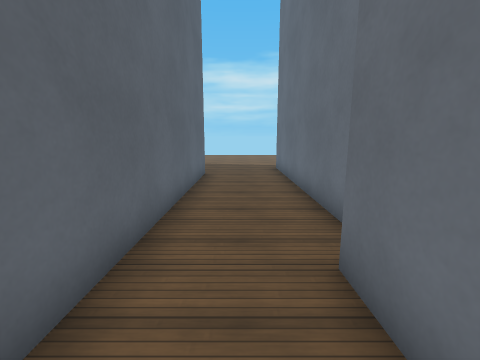
View 1 (above)

24 first-person views from a walk through a Godot game level. The camera is 1.5 m above the floor, tilts 10° down and sees 90° across. The floor is counted in squares, 1 m on a side. Each view is taken from the middle of a square. On the plan, view 1 faces up. The plan holds only what a view shows up to about 13 squares ahead; the rest is blank. The place goes on beyond the plan. Surface patterns are stand-ins for the level's own textures.

View 2
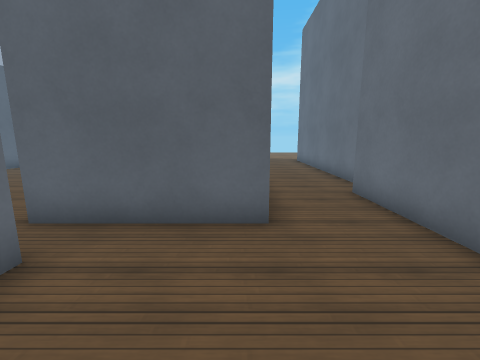

View 3
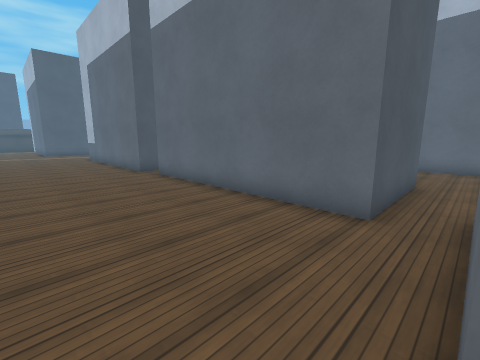

View 4
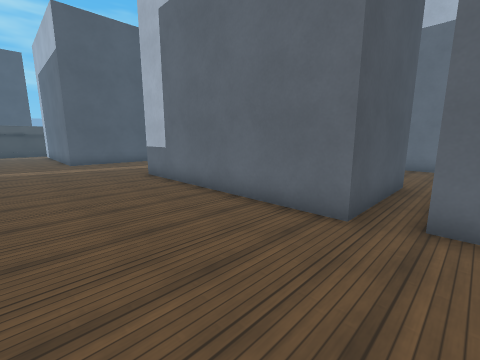

View 5
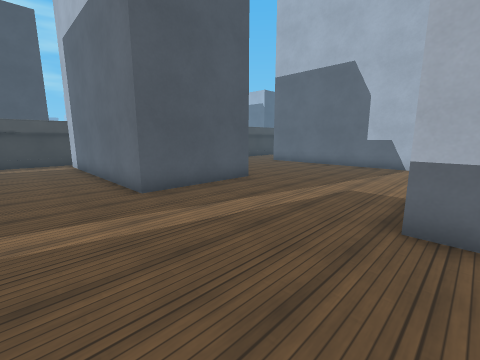

View 6
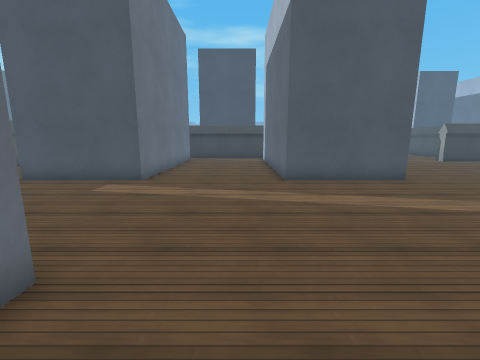

View 7
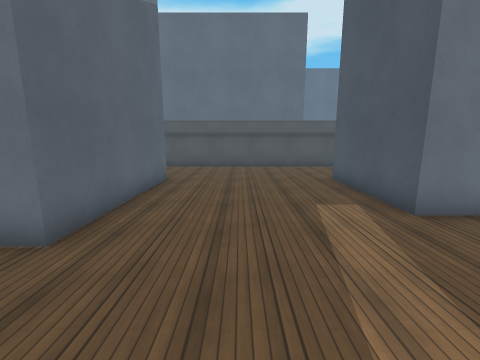

View 8
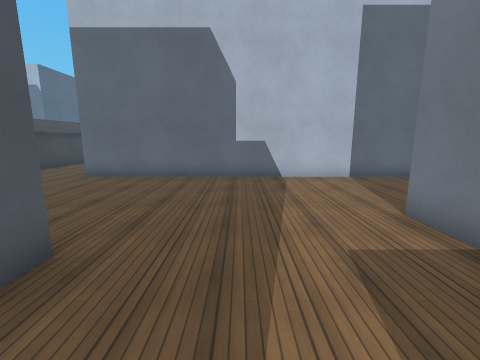

View 9
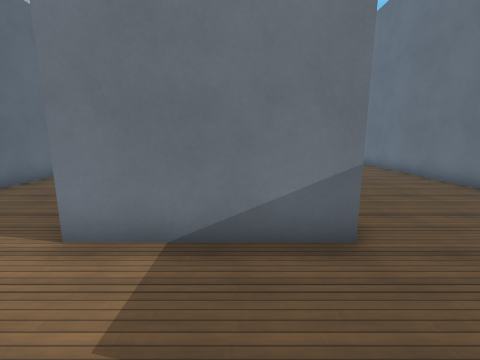

View 10
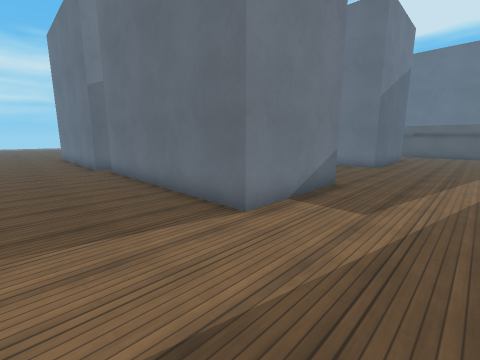

View 11
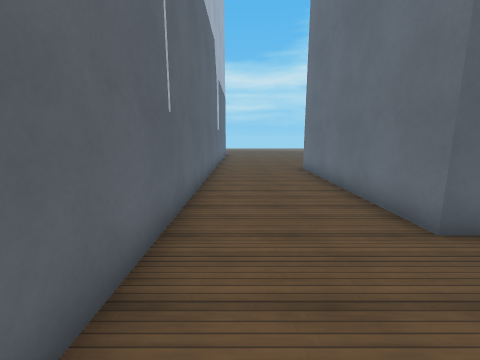

View 12
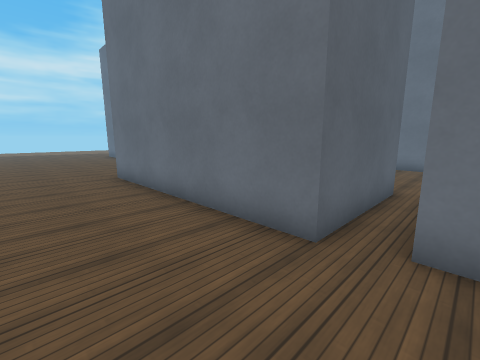

View 13
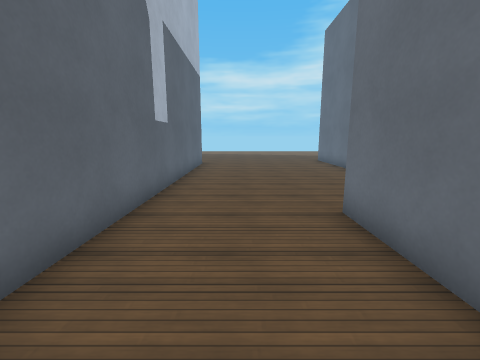

View 14
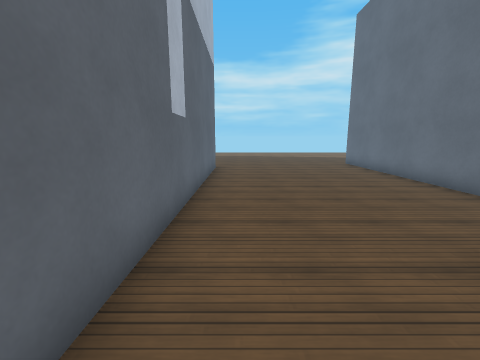

View 15
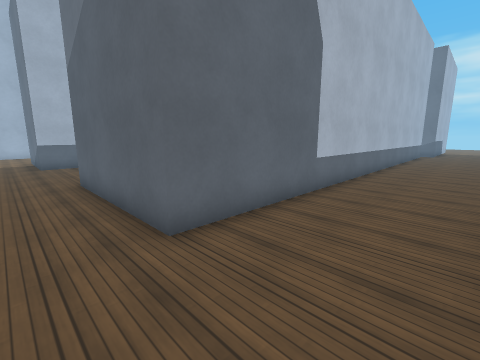

View 16
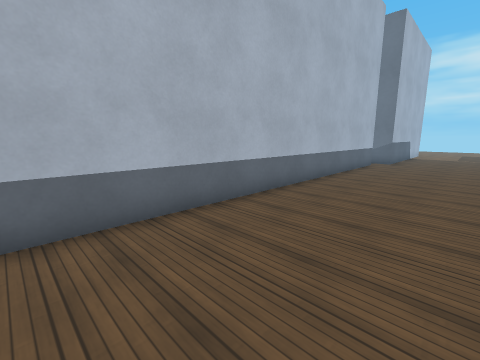

View 17
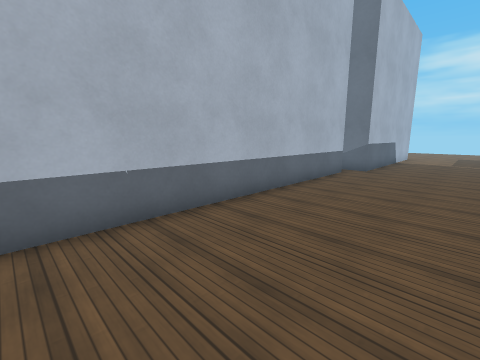

View 18
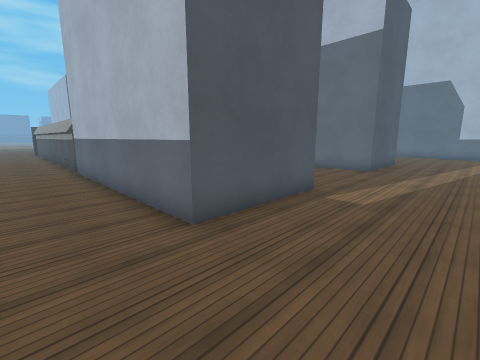

View 19
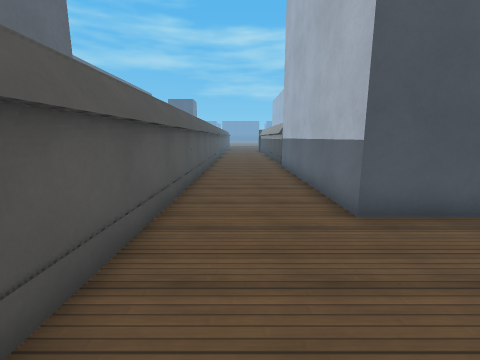

View 20
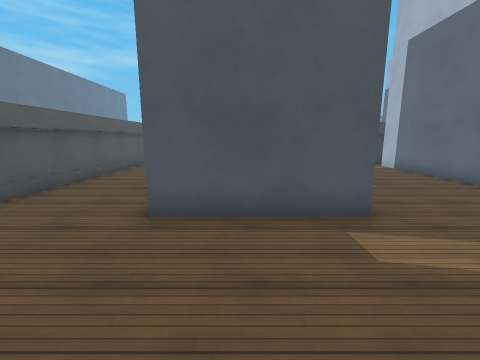

View 21
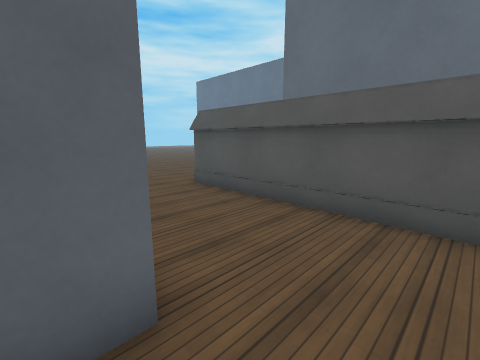

View 22
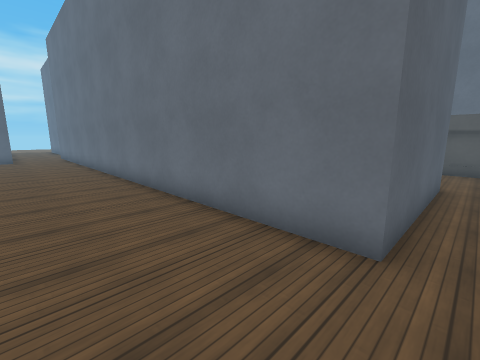

View 23
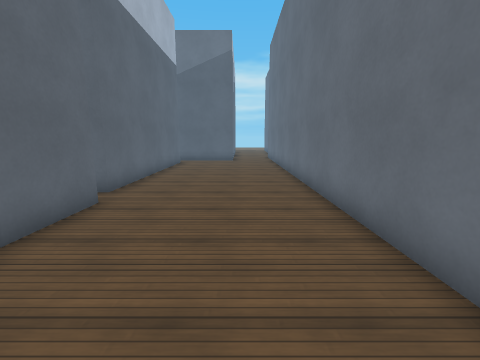

View 24
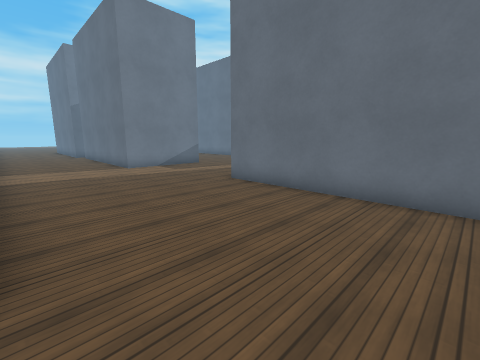

### Floor plan
Points are (right, up) in squares from view 1. A wall is a line through its corners. A room is listed if a view was taken in it or the views show most of it. See-through windows are left out.
Room 1 (views 1, 3)
walls: (1.8, 3.9) (1.8, 7.5); (-1.5, 7.5) (-1.5, 0.1); (1.1, -1.1) (1.1, 2.6)
ways out: opening at (0, -1) to room 2
Room 2 (views 2, 4, 5, 6, 7, 8, 9, 10, 11, 12, 13, 14, 15, 16, 17, 18, 19, 20, 21, 22, 23, 24)
walls: (-4.3, -10.5) (-4.3, -18.7) (-8.6, -18.7) (-8.6, -10.5) (-4.3, -10.5); (-4.7, -9.5) (-8.9, -9.5) (-8.9, -1.3) (-4.7, -1.3) (-4.7, -9.5); (-1.5, 0.1) (-5.8, 0.1); (2.5, -29.2) (2.5, -24.4) (6.8, -24.4) (6.8, -31.5); (-5.7, 2.1) (-5.7, 7.5); (-6.9, -31.1) (-6.9, -24.4) (-2.6, -24.4) (-2.6, -31.5); (6.8, 2.6) (6.8, -18.3) (1.1, -18.3) (1.1, -2.9); (10.6, -31.5) (10.6, -13.1); (7.4, 7.1) (7.4, 3.6) (6.2, 3.6); (-16.5, -31.4) (-15.1, -31.4); (-13.2, 7.5) (-13.2, -28)
ways out: opening at (0, -1) to room 1

Positions as (right, up) in squares from view 1, and headings:
1: (0, 0), facing up
2: (-2, -4), facing up
3: (0, 0), facing down-left
4: (0, -9), facing down-left
5: (0, -18), facing down-left
6: (-1, -16), facing down
7: (-2, -21), facing right
8: (-4, -22), facing left
9: (-6, -22), facing up
10: (-12, -22), facing up-right
11: (-12, -13), facing up
12: (-12, -11), facing up-right
13: (-11, -6), facing up
14: (-12, -4), facing up
15: (10, -20), facing up-left
16: (11, -12), facing up-left
17: (11, -8), facing up-left
18: (9, -21), facing down-left
19: (9, -20), facing down
20: (5, -20), facing down
21: (6, -20), facing up-right
22: (-2, -19), facing up-right
23: (-1, -16), facing up
24: (-13, -31), facing up-right
